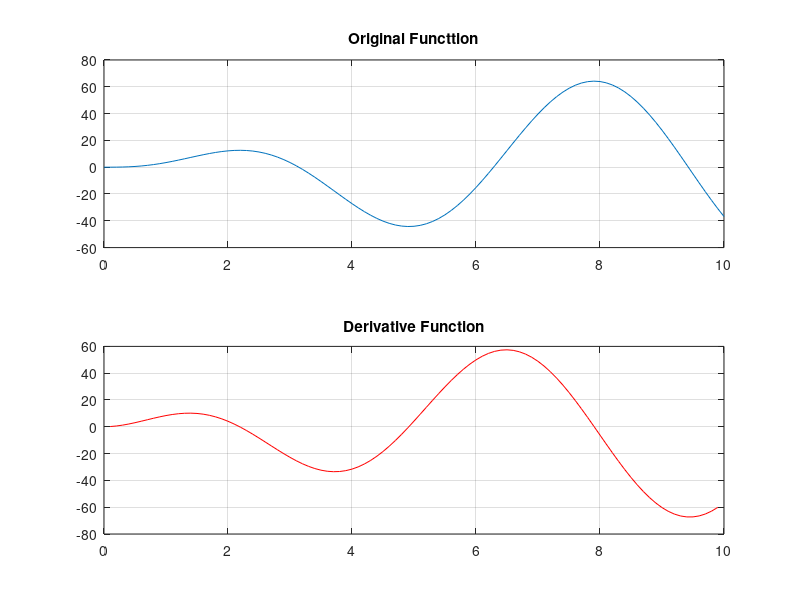

This figure's MATLAB source:
% Derivative function
% Set up an x-array from 0 to 10 with
x = 0:0.1:10;
y = 5*x.^2.*exp(-0.2*x).*sin(x);

% Find the central difference estimate of the derivative
n = length(x);
der = (y(3:n)-y(1:n-2))./(x(3:n)-x(1:n-2));
% Plot the original function
subplot(2,1,1)
plot(x,y)
grid on
title('Original Functtion')

% PLot the Derivative function
subplot(2,1,2)
plot(x(2:n-1),der,Color='r')
grid on
title('Derivative Function')
